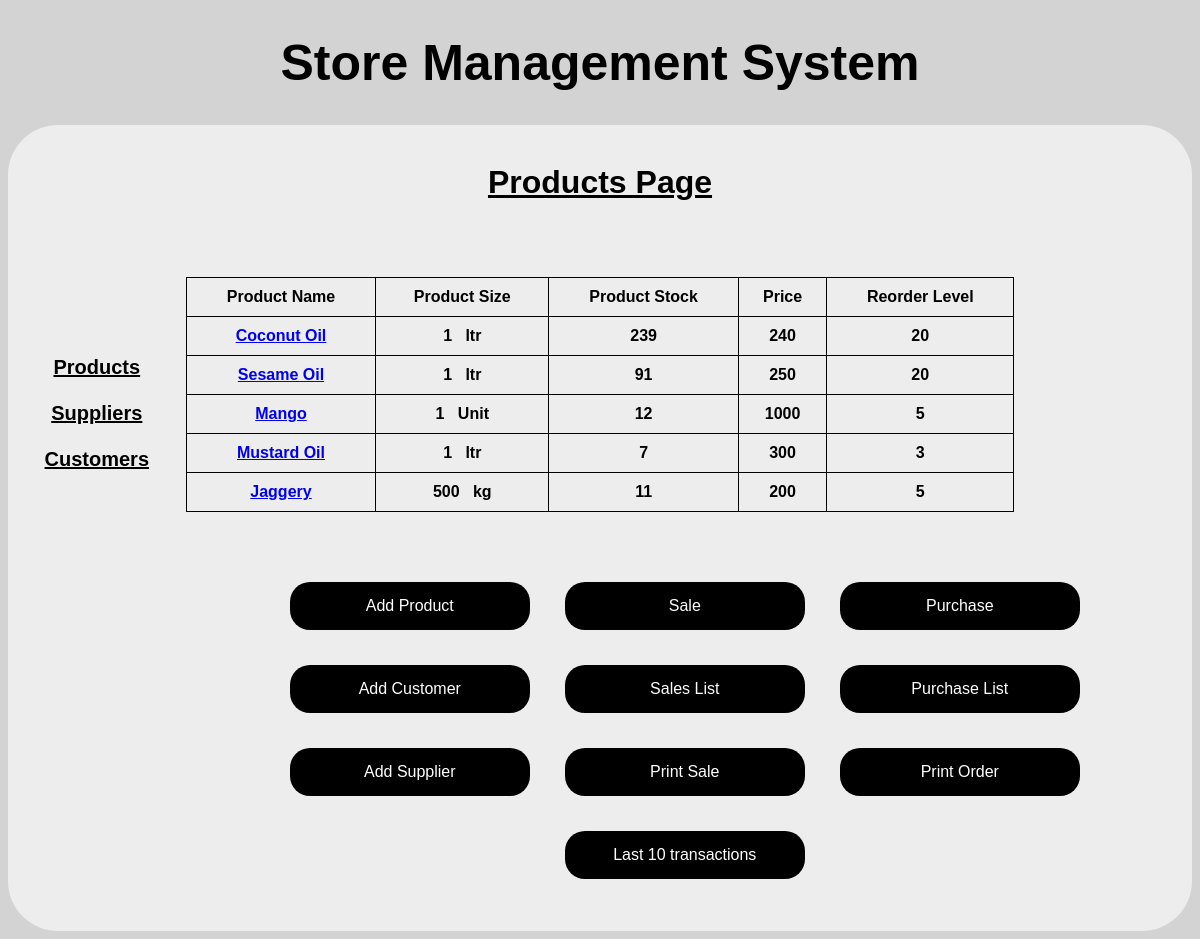
The app's page /, older data.
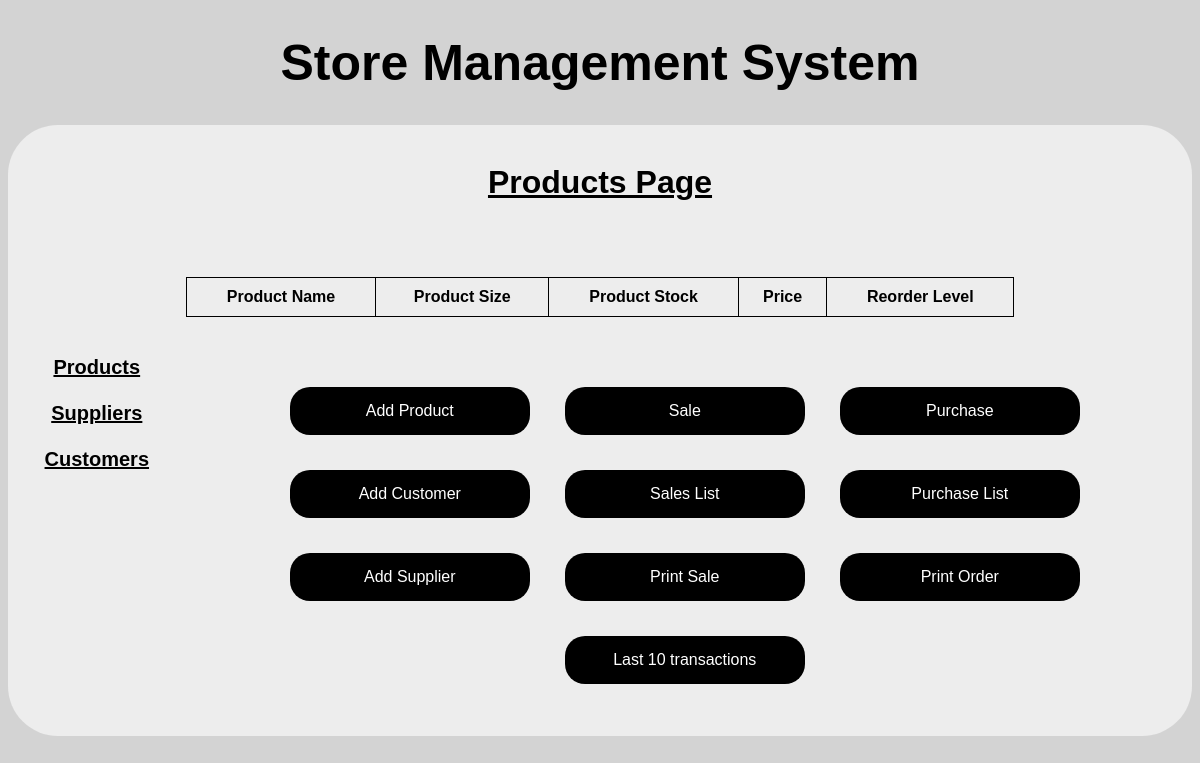
The same page, newer data.
### storedb/models.py (models this page shows, shortened)
class Product(models.Model):
    prod_name = models.CharField(max_length=30)
    prod_code = models.CharField(max_length=20)
    prod_size = models.IntegerField()  # quantity
    prod_stock = models.IntegerField()
    prod_unit = models.CharField(max_length=20)  # lt or kg
    prod_price = models.IntegerField()
    prod_reorder_level = models.IntegerField()

### storedb/views.py (the view)
# urls.py: 2. Add a URL to urlpatterns:  path('', views.home, name='home')
def home(request):
    prod_list = Product.objects.all()
    return render(request, 'home.html', {'prod_list': prod_list})

### storedb/templates/home.html (shortened to what this page needs)
<!DOCTYPE html>
<html lang="en">
<head>
</head>
<center><h1 style="font-size: 50px">Store Management System</center>
<div class="hood"><br><b>
<center>
    <h1><u>Products Page </u> </h1><br>
</center>
<center>
    <div class="optionsdiv"><br><br><br><br><br><a href="show_prod">Products</a><br><br>
    <a href="show_supp">Suppliers</a><br><br>
    <a href="show_cust">Customers</a></div></center><br><br>
    <div class="table1div">
<table class="table1">
       <tr>
           <td>Product Name</td>
           <td>Product Size</td>
           <td>Product Stock</td>
           <td>Price</td>
           <td>Reorder Level</td>
       </tr>
{% for product in prod_list %}
        <tr>
            <td><a href="product/{{product.prod_name}}">{{product.prod_name}}</a></td>
            <td>{{product.prod_size}}&nbsp;&nbsp;&nbsp;{{product.prod_unit}}</td>
            <td>{{product.prod_stock}}</td>
            <td>{{product.prod_price}}</td>
            <td>{{product.prod_reorder_level}}</td>
        </tr>
{% endfor %}
</table>
</div>
<br><br>
<br>
<table class="table2">
    <tr>
        <td><form action="addproduct" method="post">
            {% csrf_token %}<button type="submit">Add Product</button></form></td>
        <td><form action="./create_invoice">
        <button type="submit">Sale</button>
        </form></td>
        <td><form action="./create_order">
      <button type="submit">Purchase</button>
        </form></td>
    </tr>
    <tr>
        <td><br><form action="./add_customer">
    <button type="submit">Add Customer</button>
</form></td>
        <td><br><form action="./inv_list">
    <button type="submit">Sales List</button>
</form></td>
        <td><br><form action="./order_list">
    <button type="submit">Purchase List</button>
</form></td>
    </tr>
    <tr>
        <td><br><form action="./add_supplier">
    <button type="submit">Add Supplier</button>
</form></td>
        <td><br><form action="">
    <button type="submit">Print Sale</button>
</form></td>
        <td><br><form action="">
    <button type="submit">Print Order</button>
</form></td>
    </tr>
    <tr>
        <td></td>
        <td> <form action="./show_transactions">
      &nbsp;&nbsp;&nbsp;<button type="submit">Last 10 transactions</button>
</form><br><br></td>
        <td></td>
    </tr>
</table>

### storedb/templates/home.html (style rules this page uses)
html { background: #D3D3D3 ; font-family: Verdana, sans-serif; }
.hood { color: black; background: #ededed; border-radius: 50px; }
button { width: 10%; background-color:black; border: medium; border-color: black; color: white; padding: 15px 32px; text-align: center; border-radius: 20px; font-size: 16px; }
button { width: 120%; }
.table1 td { padding: 10px; vertical-align:middle; text-align:center; border:1px solid black; }
.optionsdiv { width: 15%; height: 400px; float:left; background: #ededed; font-size:20px; }
.optionsdiv > a { color: black; }
.table2 { padding-left: 5%; border-spacing: 15px; }
.table2 td { width:200px; padding-left:30px; padding-right:30px; }

Row changes from the older to the newer data that the page shows:
removed Product: prod_name "Coconut Oil", prod_size "1", prod_unit "ltr", prod_stock "239", prod_price "240", prod_reorder_level "20"
removed Product: prod_name "Sesame Oil", prod_size "1", prod_unit "ltr", prod_stock "91", prod_price "250", prod_reorder_level "20"
removed Product: prod_name "Mango", prod_size "1", prod_unit "Unit", prod_stock "12", prod_price "1000", prod_reorder_level "5"
removed Product: prod_name "Mustard Oil", prod_size "1", prod_unit "ltr", prod_stock "7", prod_price "300", prod_reorder_level "3"
removed Product: prod_name "Jaggery", prod_size "500", prod_unit "kg", prod_stock "11", prod_price "200", prod_reorder_level "5"
